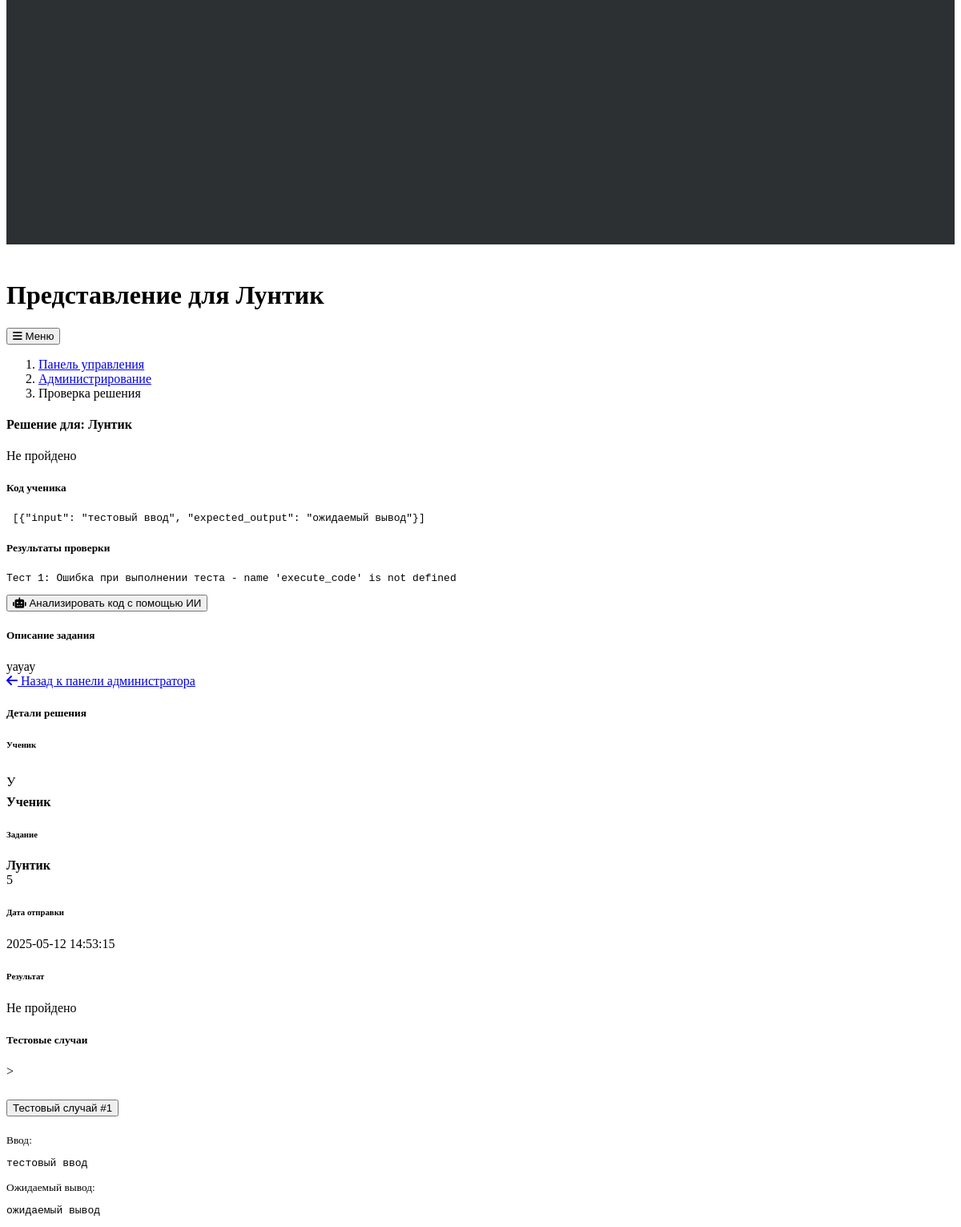
/submissions/1 (lower part), run on an earlier commit of the app's database.
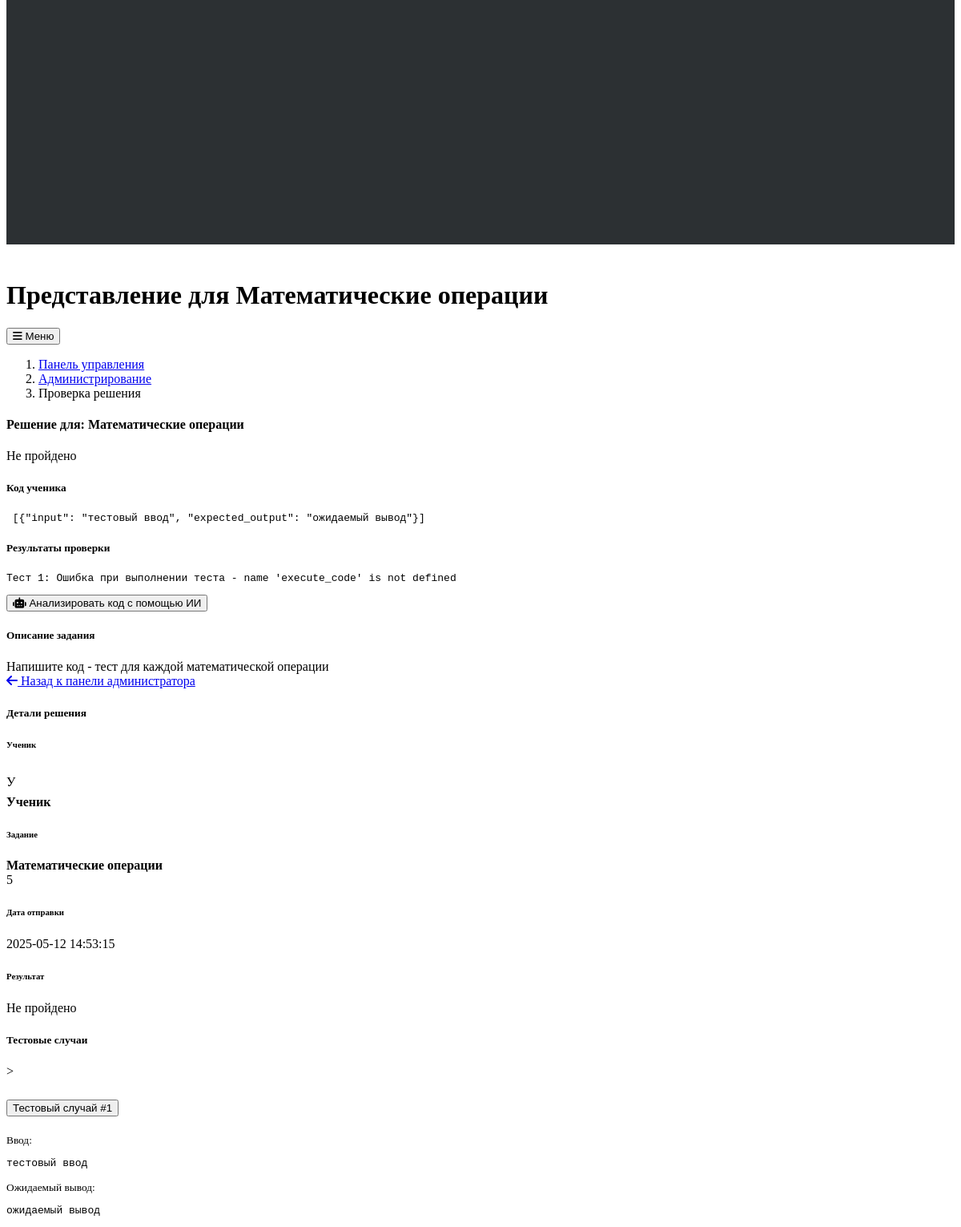
And on a later commit of the database.
### models.py (models this page shows, shortened)
class Assignment(db.Model):
    id = db.Column(db.Integer, primary_key=True)
    title = db.Column(db.String(200), nullable=False)
    description = db.Column(db.Text, nullable=False)
    tests = db.Column(db.Text, nullable=False)  # JSON string of test cases
    difficulty = db.Column(db.String(20), default="Medium")
    date_created = db.Column(db.DateTime, default=datetime.utcnow)
    date_updated = db.Column(db.DateTime, default=datetime.utcnow, onupdate=datetime.utcnow)
    is_published = db.Column(db.Boolean, default=True)
    submissions = db.relationship('Submission', backref='assignment', lazy=True, cascade="all, delete-orphan")

### app.py (the view)
@app.route('/submissions/<int:submission_id>')
def view_submission(submission_id):
    submission = Submission.query.get_or_404(submission_id)
    assignment = Assignment.query.get_or_404(submission.assignment_id)
    return render_template(
        'submission.html',
        title=f'Представление для {assignment.title}',
        submission=submission,
        assignment=assignment
    )

### templates/submission.html (shortened to what the changed rows need)
{% extends "layout.html" %}
{% block content %}
<div class="container">
    <div class="row">
        <div class="col-md-8">
            <div class="card mb-4">
                <div class="card-header d-flex justify-content-between align-items-center">
                    <h4 class="mb-0">
                        Решение для: {{ assignment.title }}
                    </h4>
                    <span class="badge {% if submission.result == 'Passed' %}bg-success{% else %}bg-danger{% endif %}">
                        {% if submission.result == 'Passed' %}Пройдено{% else %}Не пройдено{% endif %}
                    </span>
                </div>
                <div class="card-body">
                    <div class="mb-3">
                        <h5>Описание задания</h5>
                        <div class="p-3 rounded border">
                            {{ assignment.description|safe }}
                        </div>
                    </div>
                </div>
            </div>
        </div>
        <div class="col-md-4">
            <div class="card mb-4">
                <div class="card-body">
                    <div class="mb-3">
                        <h6 class="text-muted mb-1">Задание</h6>
                        <strong>{{ assignment.title }}</strong>
                        <div class="small text-muted">
                            <span class="badge rounded-pill difficulty-badge {{ assignment.difficulty }}">
                                {% if assignment.difficulty == 'Easy' %}Легкий
                                {% elif assignment.difficulty == 'Medium' %}Средний
                                {% elif assignment.difficulty == 'Hard' %}Сложный
                                {% else %}{{ assignment.difficulty }}{% endif %}
                            </span>
                        </div>
                    </div>
                </div>
            </div>
                        {% set tests_json = assignment.tests|tojson|safe %}
        </div>
    </div>
</div>
{% endblock %}

What changed in the data, as far as the page shows it:
changed Assignment: title "Лунтик" → "Математические операции"; description "уауау" → "Напишите код - тест для каждой математической операции"
Also different on the page:
{{ title }}: "Представление для Лунтик" → "Представление для Математические операции"
